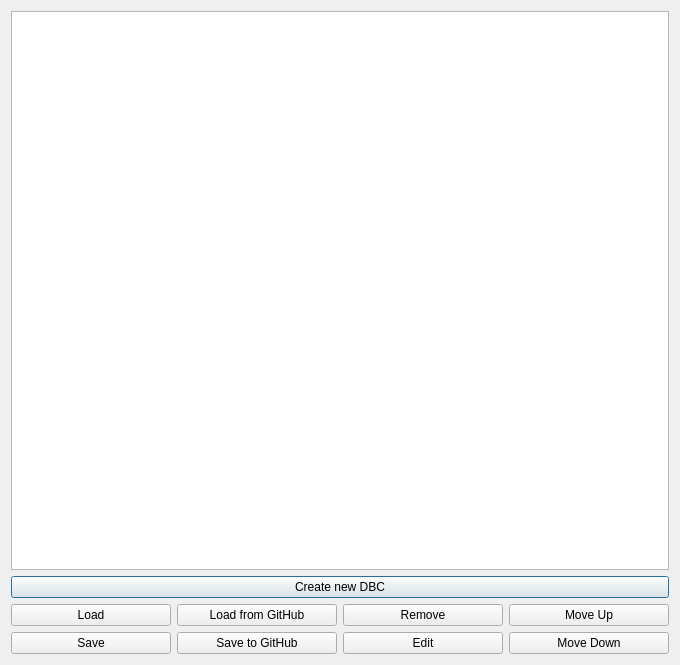
<?xml version="1.0" encoding="UTF-8"?>
<ui version="4.0">
 <class>DBCLoadSaveWindow</class>
 <widget class="QDialog" name="DBCLoadSaveWindow">
  <property name="geometry">
   <rect>
    <x>0</x>
    <y>0</y>
    <width>680</width>
    <height>665</height>
   </rect>
  </property>
  <property name="windowTitle">
   <string>DBC File Manager</string>
  </property>
  <layout class="QVBoxLayout" name="verticalLayout">
   <item>
    <widget class="QTableWidget" name="tableFiles"/>
   </item>
   <item>
    <widget class="QPushButton" name="btnNewDBC">
     <property name="text">
      <string>Create new DBC</string>
     </property>
    </widget>
   </item>
   <item>
    <layout class="QHBoxLayout" name="horizontalLayout">
     <item>
      <widget class="QPushButton" name="btnLoad">
       <property name="text">
        <string>Load</string>
       </property>
      </widget>
     </item>
     <item>
      <widget class="QPushButton" name="btnLoadGitHub">
       <property name="text">
        <string>Load from GitHub</string>
       </property>
      </widget>
     </item>
     <item>
      <widget class="QPushButton" name="btnRemove">
       <property name="text">
        <string>Remove</string>
       </property>
      </widget>
     </item>
     <item>
      <widget class="QPushButton" name="btnMoveUp">
       <property name="text">
        <string>Move Up</string>
       </property>
      </widget>
     </item>
    </layout>
   </item>
   <item>
    <layout class="QHBoxLayout" name="horizontalLayout_2">
     <item>
      <widget class="QPushButton" name="btnSave">
       <property name="text">
        <string>Save</string>
       </property>
      </widget>
     </item>
     <item>
      <widget class="QPushButton" name="btnSaveGitHub">
       <property name="text">
        <string>Save to GitHub</string>
       </property>
      </widget>
     </item>
     <item>
      <widget class="QPushButton" name="btnEdit">
       <property name="text">
        <string>Edit</string>
       </property>
      </widget>
     </item>
     <item>
      <widget class="QPushButton" name="btnMoveDown">
       <property name="text">
        <string>Move Down</string>
       </property>
      </widget>
     </item>
    </layout>
   </item>
  </layout>
 </widget>
 <resources/>
 <connections/>
</ui>
